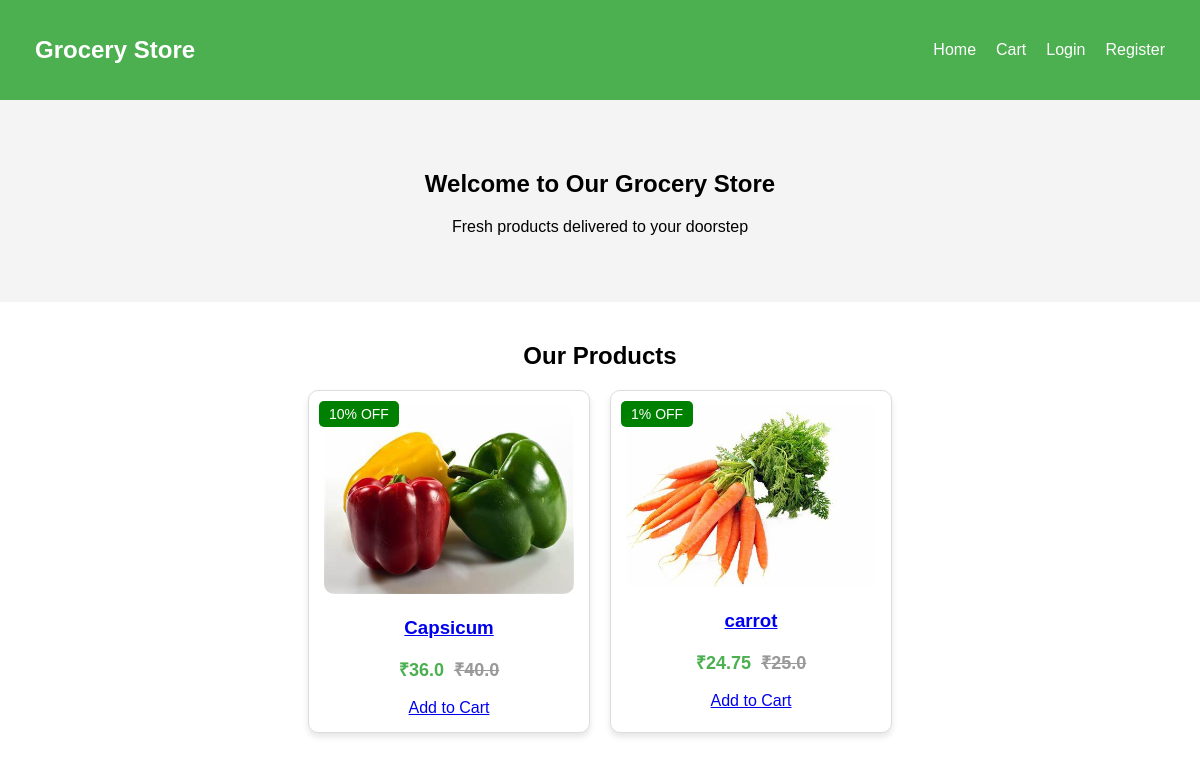
The page / on the database its author committed.
### groapp/models.py (models this page shows, shortened)
class Product(models.Model):
    name = models.CharField(max_length=200)
    image = models.ImageField(upload_to='products/')
    description = models.TextField()
    price = models.FloatField()
    discount = models.IntegerField(default=0)
    quantity_choices = [
        ('1kg', '1 kg'),
        ('500g', '500 g'),
        ('1pc', '1 piece')
    ]
    quantity = models.CharField(max_length=10, choices=quantity_choices, default='1kg')
    def discounted_price(self):
        return self.price - (self.price * self.discount / 100)

### groapp/views.py (the view)
# urls.py: path('', views.home, name='home'),
def home(request):
    products = Product.objects.all()
    return render(request, 'home.html', {'products': products})

### groapp/templates/home.html (shortened to what this page needs)
{% load static %}
<!DOCTYPE html>
<html lang="en">
<head>
    <link rel="stylesheet" href="{% static 'css/style.css' %}">
</head>
<body>
    <header>
        <nav>
            <div class="logo">Grocery Store</div>
            <ul>
              <li><a href="{% url 'home' %}">Home</a></li>
              <li><a href="{% url 'cart' %}">Cart</a></li>
              {% if user.is_authenticated %}
                <li>Welcome, {{ user.username }}!</li>
                <form method="POST" action="{% url 'logout' %}">
                    {% csrf_token %}
                    <button type="submit">Logout</button>
                </form>
              {% else %}
                <li><a href="{% url 'login' %}">Login</a></li>
                <li><a href="{% url 'register' %}">Register</a></li>
              {% endif %}
            </ul>
          </nav>
    </header>
    <section class="banner">
        <h1>Welcome to Our Grocery Store</h1>
        <p>Fresh products delivered to your doorstep</p>
    </section>
    <section class="products">
        <h2>Our Products</h2>
        <div class="product-list">
            {% for product in products %}
            <div class="product">
                <a href="{% url 'product_detail' product.id %}">
                    {% if product.discount > 0 %}
                        <span class="discount">{{ product.discount }}% OFF</span>
                    {% endif %}
                    <img src="{{ product.image.url }}" alt="{{ product.name }}">
                    <h3>{{ product.name }}</h3>
                </a>
                <p class="price">₹{{ product.discounted_price }} <span class="old-price">₹{{ product.price }}</span></p>
                <a href="{% url 'add_to_cart' product.id %}" class="btn btn-update">Add to Cart</a>
            </div>
            {% empty %}
            <p>No products available</p>
            {% endfor %}
        </div>
    </section>
</body>
</html>

### groapp/static/css/style.css (style rules this page uses)
body { font-family: Arial, sans-serif; margin: 0; padding: 0; box-sizing: border-box; }
header { background: #4CAF50; padding: 15px; color: white; text-align: center; }
nav { display: flex; justify-content: space-between; align-items: center; padding: 10px 20px; background:#4CAF50; color: white; }
.logo { font-size: 24px; font-weight: bold; }
nav ul { list-style: none; display: flex; gap: 20px; }
nav ul li { display: inline; }
nav ul li a { color: white; text-decoration: none; }
.banner { text-align: center; padding: 50px; background: #f4f4f4; }
.products { text-align: center; padding: 20px; }
.product-list { display: flex; justify-content: center; gap: 20px; flex-wrap: wrap; }
.product { border: 1px solid #ddd; border-radius: 10px; padding: 15px; text-align: center; width: 250px; background: white; box-shadow: 0px 4px 6px rgba(0, 0, 0, 0.1); position: relative; }
.product img { width: 100%; height: auto; border-radius: 10px; }
.discount { position: absolute; top: 10px; left: 10px; background: green; color: white; padding: 5px 10px; font-size: 14px; border-radius: 5px; }
.price { font-size: 18px; font-weight: bold; color: #4CAF50; }
.old-price { text-decoration: line-through; color: #999; margin-left: 5px; }

### rows shown on the page
Product: discount "10", image (picture), name "Capsicum", discounted_price "36.0", price "40.0"
Product: discount "1", image (picture), name "carrot", discounted_price "24.75", price "25.0"
